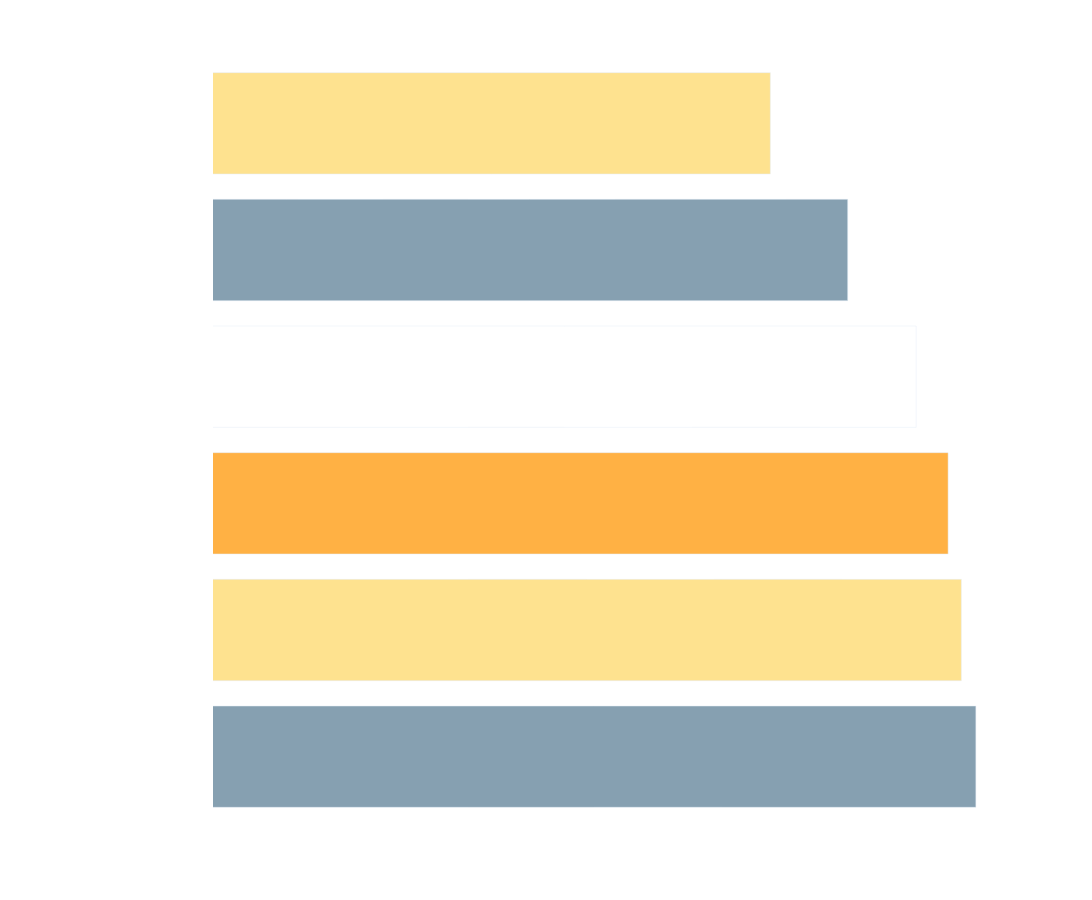

Source (notebook cell):
### Markdown cell above
### Visualizo los resultados en una gráfica

### Code cell
import plotly.express as px
import pandas as pd

colors = ['#86A0B1', '#FEE28F', '#FFB144', '#FFFFFF']

fig = px.bar(df_metrics_8[::-1],
             x='MAE',
             y='Modelos',
             color='RMSE', # add color parameter
             orientation='h',
             barmode='group',

             height=500,
             title=None)

fig.update_traces(
    marker_color=np.tile(colors, 4),
    textfont=dict(size=16),
)

fig.update_xaxes(showticklabels=True, 
                 tickfont=dict(size=26, color='white'),
                 title="MAE",
                 title_font=dict(size=24, color='white'),
                 range=[0.544, 0.566],
                 dtick=0.006)

fig.update_yaxes(showticklabels=True,
                 title=None,
                 tickfont=dict(size=26, color='white'))


# set the background color to transparent
fig.update_layout(
    width=1100,
    height=900,
    plot_bgcolor='rgba(0,0,0,0)',
    paper_bgcolor='rgba(0,0,0,0)')


fig.write_image('model_metrics_8_MAE.png')

fig.show()

### Figure 1 — Plotly figure (JSON) as saved in the notebook; plotly's stock layout.template omitted (floating-point values rounded to 4 significant figures)
{"data": [{"alignmentgroup": "True", "hovertemplate": "MAE=%{x}<br>Modelos=%{y}<br>RMSE=%{marker.color}<extra></extra>", "legendgroup": "", "marker": {"color": ["#86A0B1", "#FEE28F", "#FFB144", "#FFFFFF", "#86A0B1", "#FEE28F", "#FFB144", "#FFFFFF", "#86A0B1", "#FEE28F", "#FFB144", "#FFFFFF", "#86A0B1", "#FEE28F", "#FFB144", "#FFFFFF"], "coloraxis": "coloraxis", "pattern": {"shape": ""}}, "name": "", "offsetgroup": "", "orientation": "h", "showlegend": false, "textfont": {"size": 16}, "textposition": "auto", "type": "bar", "x": [0.565, 0.5646, 0.5642, 0.5634, 0.5615, 0.5593], "xaxis": "x", "y": ["LGBM ", "SVM_CAT_LGBM ", "CatBoost ", "GridSearch ", "CAT_LGBM ", "Bagging "], "yaxis": "y"}], "layout": {"barmode": "group", "coloraxis": {"colorbar": {"title": {"text": "RMSE"}}, "colorscale": [[0, "#0d0887"], [0.1111, "#46039f"], [0.2222, "#7201a8"], [0.3333, "#9c179e"], [0.4444, "#bd3786"], [0.5556, "#d8576b"], [0.6667, "#ed7953"], [0.7778, "#fb9f3a"], [0.8889, "#fdca26"], [1, "#f0f921"]]}, "height": 900, "legend": {"tracegroupgap": 0}, "margin": {"t": 60}, "paper_bgcolor": "rgba(0,0,0,0)", "plot_bgcolor": "rgba(0,0,0,0)", "width": 1100, "xaxis": {"anchor": "y", "domain": [0, 1], "dtick": 0.006, "range": [0.544, 0.566], "showticklabels": true, "tickfont": {"color": "white", "size": 26}, "title": {"font": {"color": "white", "size": 24}, "text": "MAE"}}, "yaxis": {"anchor": "x", "domain": [0, 1], "showticklabels": true, "tickfont": {"color": "white", "size": 26}, "title": {}}}}
